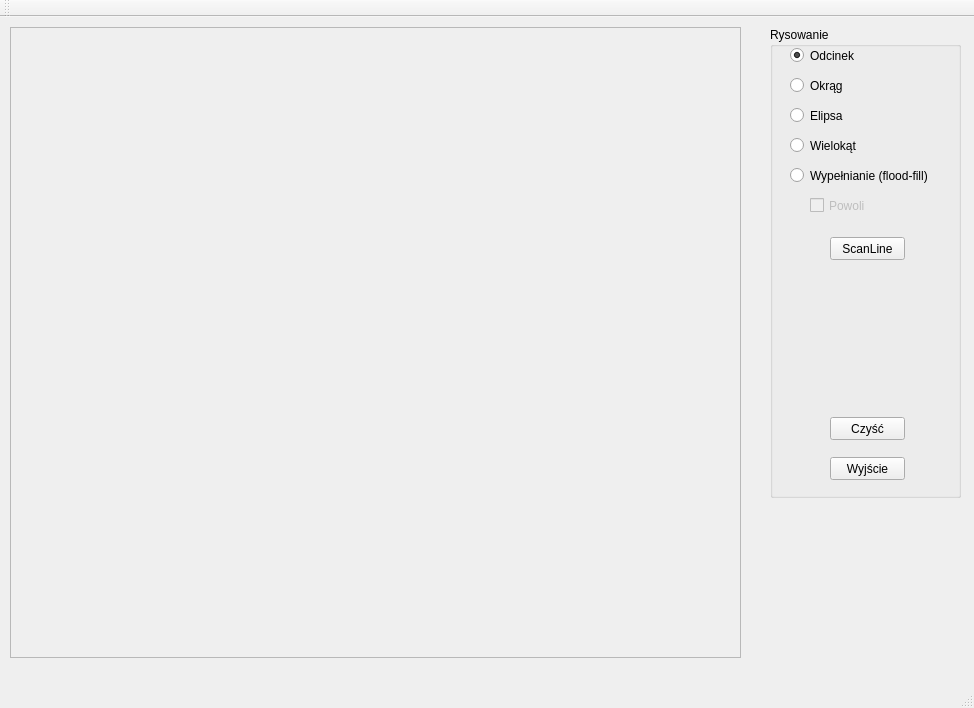
<?xml version="1.0" encoding="UTF-8"?>
<ui version="4.0">
 <class>MainWindow</class>
 <widget class="QMainWindow" name="MainWindow">
  <property name="geometry">
   <rect>
    <x>0</x>
    <y>0</y>
    <width>974</width>
    <height>708</height>
   </rect>
  </property>
  <property name="windowTitle">
   <string>Wypełnianie kształtów</string>
  </property>
  <widget class="QWidget" name="centralWidget">
   <widget class="QFrame" name="rysujFrame">
    <property name="geometry">
     <rect>
      <x>10</x>
      <y>10</y>
      <width>731</width>
      <height>631</height>
     </rect>
    </property>
    <property name="frameShape">
     <enum>QFrame::StyledPanel</enum>
    </property>
    <property name="frameShadow">
     <enum>QFrame::Raised</enum>
    </property>
   </widget>
   <widget class="QGroupBox" name="groupBox">
    <property name="geometry">
     <rect>
      <x>770</x>
      <y>10</y>
      <width>191</width>
      <height>471</height>
     </rect>
    </property>
    <property name="title">
     <string>Rysowanie</string>
    </property>
    <widget class="QPushButton" name="cleanButton">
     <property name="geometry">
      <rect>
       <x>60</x>
       <y>390</y>
       <width>75</width>
       <height>23</height>
      </rect>
     </property>
     <property name="text">
      <string>Czyść</string>
     </property>
    </widget>
    <widget class="QPushButton" name="exitButton">
     <property name="geometry">
      <rect>
       <x>60</x>
       <y>430</y>
       <width>75</width>
       <height>23</height>
      </rect>
     </property>
     <property name="text">
      <string>Wyjście</string>
     </property>
    </widget>
    <widget class="QRadioButton" name="radioButton">
     <property name="geometry">
      <rect>
       <x>20</x>
       <y>20</y>
       <width>82</width>
       <height>17</height>
      </rect>
     </property>
     <property name="text">
      <string>Odcinek</string>
     </property>
     <property name="checked">
      <bool>true</bool>
     </property>
    </widget>
    <widget class="QRadioButton" name="radioButton_2">
     <property name="geometry">
      <rect>
       <x>20</x>
       <y>50</y>
       <width>82</width>
       <height>17</height>
      </rect>
     </property>
     <property name="text">
      <string>Okrąg</string>
     </property>
    </widget>
    <widget class="QRadioButton" name="radioButton_3">
     <property name="geometry">
      <rect>
       <x>20</x>
       <y>80</y>
       <width>82</width>
       <height>17</height>
      </rect>
     </property>
     <property name="text">
      <string>Elipsa</string>
     </property>
    </widget>
    <widget class="QRadioButton" name="radioButton_6">
     <property name="geometry">
      <rect>
       <x>20</x>
       <y>140</y>
       <width>151</width>
       <height>17</height>
      </rect>
     </property>
     <property name="text">
      <string>Wypełnianie (flood-fill)</string>
     </property>
    </widget>
    <widget class="QCheckBox" name="checkBox_5">
     <property name="enabled">
      <bool>false</bool>
     </property>
     <property name="geometry">
      <rect>
       <x>40</x>
       <y>170</y>
       <width>70</width>
       <height>17</height>
      </rect>
     </property>
     <property name="text">
      <string>Powoli</string>
     </property>
    </widget>
    <widget class="QRadioButton" name="radioButton_4">
     <property name="geometry">
      <rect>
       <x>20</x>
       <y>110</y>
       <width>82</width>
       <height>17</height>
      </rect>
     </property>
     <property name="text">
      <string>Wielokąt</string>
     </property>
    </widget>
    <widget class="QPushButton" name="pushButton">
     <property name="geometry">
      <rect>
       <x>60</x>
       <y>210</y>
       <width>75</width>
       <height>23</height>
      </rect>
     </property>
     <property name="text">
      <string>ScanLine</string>
     </property>
    </widget>
   </widget>
  </widget>
  <widget class="QMenuBar" name="menuBar">
   <property name="geometry">
    <rect>
     <x>0</x>
     <y>0</y>
     <width>974</width>
     <height>21</height>
    </rect>
   </property>
  </widget>
  <widget class="QToolBar" name="mainToolBar">
   <attribute name="toolBarArea">
    <enum>TopToolBarArea</enum>
   </attribute>
   <attribute name="toolBarBreak">
    <bool>false</bool>
   </attribute>
  </widget>
  <widget class="QStatusBar" name="statusBar"/>
 </widget>
 <layoutdefault spacing="6" margin="11"/>
 <resources/>
 <connections/>
</ui>
